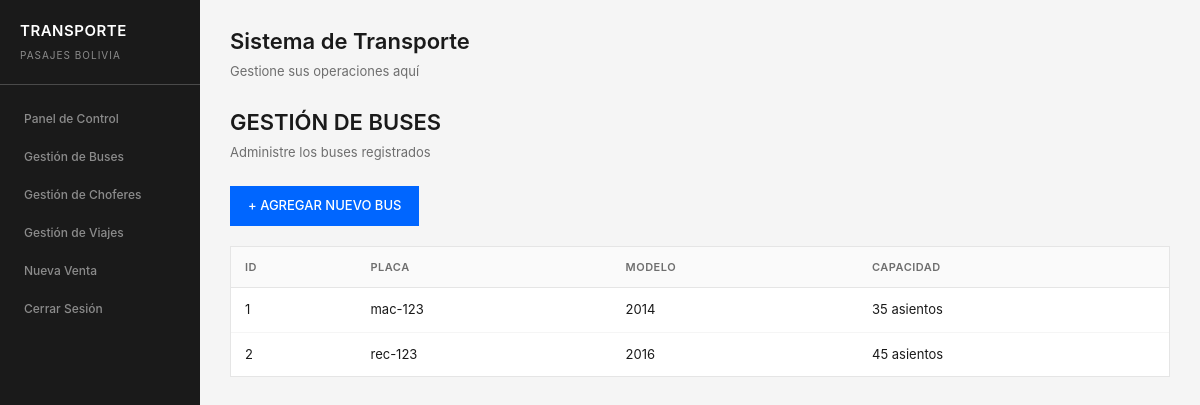
Screenshot of /buses/ (signed in) with the database file from the repository.
### app/models/bus.py (models this page shows)
class Bus(db.Model):
    __tablename__ = 'buses'
    id_bus = db.Column(db.Integer, primary_key=True)
    placa = db.Column(db.String(15), unique=True, nullable=False)
    modelo = db.Column(db.String(50), nullable=False)
    capacidad = db.Column(db.Integer, nullable=False)
    asientos = db.relationship('Asiento', back_populates='bus_obj')

### app/routes/buses.py (the view)
@bp.route('/')
def listar():
    buses = bus_service.obtener_buses()
    return render_template('buses/listar.html', buses=buses)

### app/services/bus_service.py (called while the page is built)
def obtener_buses():
    return Bus.query.all()

### app/templates/buses/listar.html
{% extends "base.html" %}
{% block content %}
<h1 class="page-title">GESTIÓN DE BUSES</h1>
<p class="page-subtitle">Administre los buses registrados</p>
<a href="{{ url_for('buses.crear') }}" class="btn btn-primary" style="width: auto; margin-bottom: 20px;">+ AGREGAR NUEVO BUS</a>
<div class="card">
    <table class="table">
        <thead>
            <tr>
                <th>ID</th>
                <th>PLACA</th>
                <th>MODELO</th>
                <th>CAPACIDAD</th>
            </tr>
        </thead>
        <tbody>
            {% for bus in buses %}
            <tr>
                <td>{{ bus.id_bus }}</td>
                <td>{{ bus.placa }}</td>
                <td>{{ bus.modelo }}</td>
                <td>{{ bus.capacidad }} asientos</td>
            </tr>
            {% endfor %}
        </tbody>
    </table>
</div>
{% endblock %}

### app/static/css/style.css (style rules this page uses)
:root { --primary: #0066ff; --primary-dark: #0052cc; --primary-light: #3385ff; --success: #00a86b; --warning: #e6a700; --danger: #d93025; --dark: #1a1a1a; --dark-secondary: #333333; --gray-900: #1f1f1f; --gray-700: #4a4a4a; --gray-500: #6e6e6e; --gray-400: #8c8c8c; --gray-300: #c2c2c2; --gray-200: #e5e5e5; --gray-100: #f5f5f5; --gray-50: #fafafa; --white: #ffffff; }
* { box-sizing: border-box; margin: 0; padding: 0; }
body { font-family: -apple-system, BlinkMacSystemFont, 'Segoe UI', Roboto, sans-serif; background-color: var(--gray-100); color: var(--dark); font-size: 14px; line-height: 1.5; }
.btn { display: inline-flex; align-items: center; justify-content: center; padding: 10px 18px; font-size: 13px; font-weight: 500; cursor: pointer; border: none; text-decoration: none; transition: all 0.2s; }
.btn-primary { background: var(--primary); color: var(--white); }
.page-title { font-size: 22px; font-weight: 600; color: var(--dark); margin-bottom: 4px; }
.page-subtitle { font-size: 13px; color: var(--gray-500); margin-bottom: 24px; }
.card { background: var(--white); border: 1px solid var(--gray-200); margin-bottom: 20px; }
.table { width: 100%; border-collapse: collapse; }
.table th { padding: 12px 14px; text-align: left; font-size: 11px; font-weight: 600; color: var(--gray-500); text-transform: uppercase; letter-spacing: 0.5px; background: var(--gray-50); border-bottom: 1px solid var(--gray-200); }
.table td { padding: 12px 14px; border-bottom: 1px solid var(--gray-100); font-size: 13px; }
.table tr:last-child td { border-bottom: none; }

### rows the page displays
Bus: id_bus "1", placa "mac-123", modelo "2014", capacidad "35"
Bus: id_bus "2", placa "rec-123", modelo "2016", capacidad "45"
